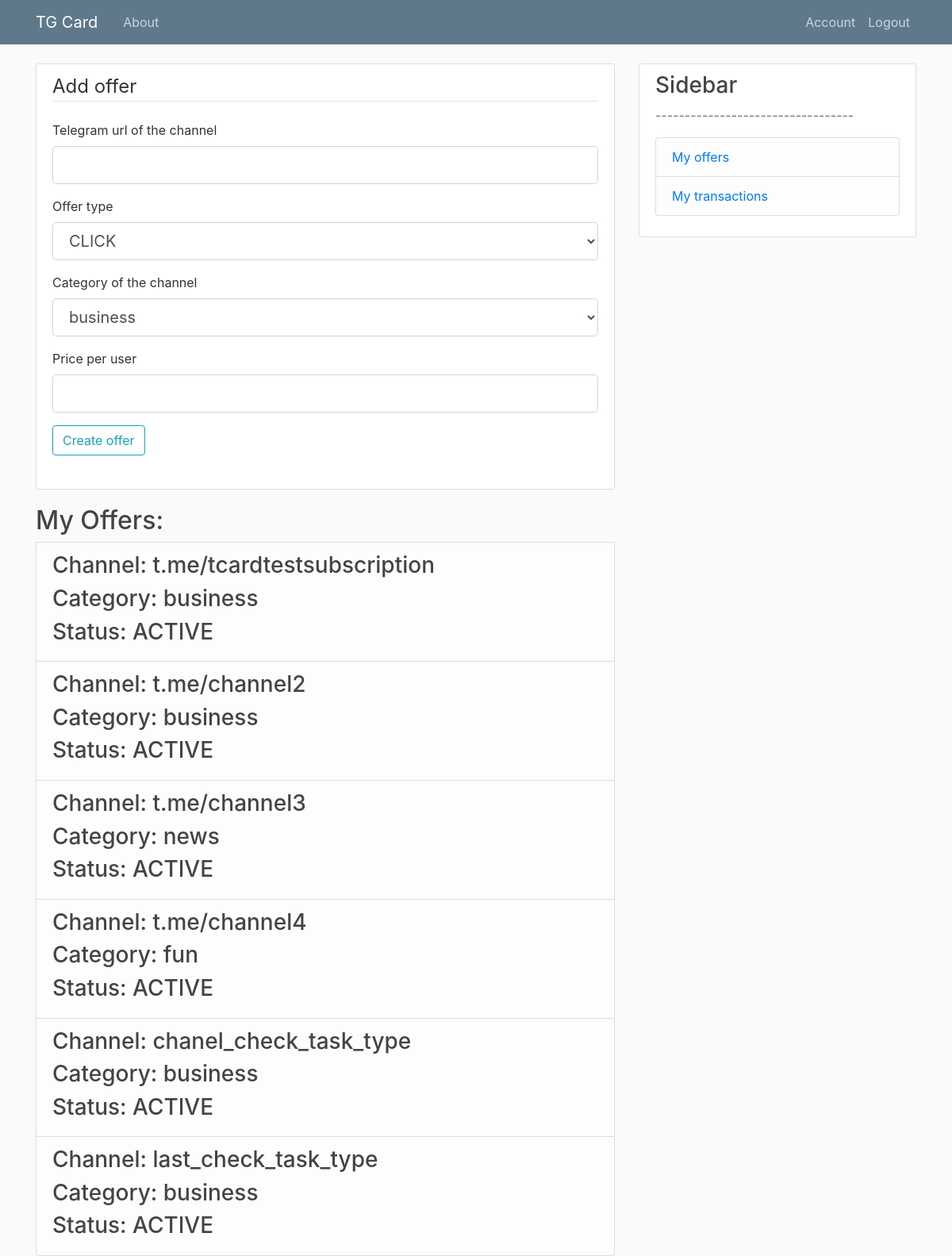
/offer (signed in), run on the app's committed database.
### models.py (models this page shows, shortened)
class Offer(db.Model):
    id = db.Column(db.Integer, primary_key=True)
    tgLink = db.Column(db.String, index=True, unique=True, nullable=False)
    offerType = db.Column(db.String, index=True, nullable=False) # click \ subscribe
    price = db.Column(db.Float, index=True, nullable=False)
    status = db.Column(db.Integer, index=True, nullable=False) # active \ inactive
    advertId = db.Column(db.Integer, db.ForeignKey('user.id'), nullable=False)
    tasks = db.relationship('Task', backref='offer', lazy=True)
    categoryListAdv = db.relationship('CategoryListAdv', backref='offer', lazy=True)

class Category(db.Model):
    id = db.Column(db.Integer, primary_key=True)
    title = db.Column(db.String, index=True, unique=True, nullable=False)
    categoryListAdv = db.relationship('CategoryListAdv', backref='category', lazy=True)
    categoryListAff = db.relationship('CategoryListAff', backref='category', lazy=True)

### routes.py (the view, shortened to what this page needs)
@app.route("/offer", methods=['GET', 'POST'])
@advertiser_access_level()
@login_required
def offer():
    formCategories = [(g.id, g.title) for g in Category.query.all()]
    form = CreateOfferForm()
    form.categoryListAdv.choices = formCategories
    return render_template('offer.html', title='Offer', form=form)

### forms.py
class CreateOfferForm(FlaskForm):
    tgLink = StringField('Telegram url of the channel', validators=[DataRequired()])
    offerType = SelectField('Offer type',
                        choices=[('CLICK','CLICK'), ('SUBSCRIBE','SUBSCRIBE')])
    categoryListAdv = SelectField('Category of the channel', coerce=int)
    price = FloatField('Price per user', validators=[DataRequired()])
    submit = SubmitField('Create offer')

### models.py (called while the page is built)
@login_manager.user_loader
def load_user(user_id):
    return User.query.get(int(user_id))

### routes.py (called while the page is built)
def advertiser_access_level():
    def decorator(f):
        @wraps(f)
        def decorated_function(*args, **kwargs):
            if current_user.role != 'ADVERTISER':
                return redirect(url_for('access_error_page'))
            return f(*args, **kwargs)
        return decorated_function
    return decorator

### templates/offer.html (shortened to what this page needs)
{% extends "layout.html" %}
{% block content %}
    <div class="content-section">
        <form method="POST" action="">
        <fieldset class="form-group">
            <legend class="border-bottom mb-4">Add offer</legend>
            <div class="form-group">
                {{ form.tgLink.label(class="form-control-label") }}
                {% if form.tgLink.errors %}
                    {{ form.tgLink(class="form-control form-control-lg is-invalid") }}
                    <div class="invalid-feedback">
                        {% for error in form.tgLink.errors %}
                            <span>{{ error }}</span>
                        {% endfor %}
                    </div>
                {% else %}
                    {{ form.tgLink(class="form-control form-control-lg") }}
                {% endif %}
            </div>
            <div class="form-group">
                {{ form.offerType.label(class="form-control-label") }}
                {% if form.offerType.errors %}
                    {{ form.offerType(class="form-control form-control-lg is-invalid") }}
                    <div class="invalid-feedback">
                        {% for error in form.offerType.errors %}
                            <span>{{ error }}</span>
                        {% endfor %}
                    </div>
                {% else %}
                    {{ form.offerType(class="form-control form-control-lg") }}
                {% endif %}
            </div>
            <div class="form-group">
                {{ form.categoryListAdv.label(class="form-control-label") }}
                {% if form.categoryListAdv.errors %}
                    {{ form.categoryListAdv(class="form-control form-control-lg is-invalid") }}
                    <div class="invalid-feedback">
                        {% for error in form.categoryListAdv.errors %}
                            <span>{{ error }}</span>
                        {% endfor %}
                    </div>
                {% else %}
                    {{ form.categoryListAdv(class="form-control form-control-lg") }}
                {% endif %}
            </div>
            <div class="form-group">
                {{ form.price.label(class="form-control-label") }}
                {% if form.price.errors %}
                    {{ form.price(class="form-control form-control-lg is-invalid") }}
                    <div class="invalid-feedback">
                        {% for error in form.price.errors %}
                            <span>{{ error }}</span>
                        {% endfor %}
                    </div>
                {% else %}
                    {{ form.price(class="form-control form-control-lg") }}
                {% endif %}
            </div>
    	    <div class="form-group">
         	    {{ form.submit(class="btn btn-outline-info") }}
    	    </div>
            </fieldset>
        </form>
    </div>
    <h2>My Offers: </h2>
    {% for offer in current_user.offers %}
    <li class="list-group-item list-group-item-light">
    <table>
        <tr>
                <ul class="list-group">
                    <h3>Channel: {{offer.tgLink}} </h3>
                    <h3>Category: {{offer.categoryListAdv[0].category.title}}</h3>
                    <h3>Status: {{offer.status}}</h3>
                </ul>
        </tr>
    </table>
    </li>
    {% endfor %}
{% endblock content %}

### static/main.css (style rules this page uses)
body { background: #fafafa; color: #333333; margin-top: 5rem; }
h1, h2, h3, h4, h5, h6 { color: #444444; }
.content-section { background: #ffffff; padding: 10px 20px; border: 1px solid #dddddd; border-radius: 3px; margin-bottom: 20px; }

### data on the page
Offer: tgLink "t.me/tcardtestsubscription", title "business", status "ACTIVE"
Offer: tgLink "t.me/channel2", title "business", status "ACTIVE"
Offer: tgLink "t.me/channel3", title "news", status "ACTIVE"
Offer: tgLink "t.me/channel4", title "fun", status "ACTIVE"
Offer: tgLink "chanel_check_task_type", title "business", status "ACTIVE"
Offer: tgLink "last_check_task_type", title "business", status "ACTIVE"
